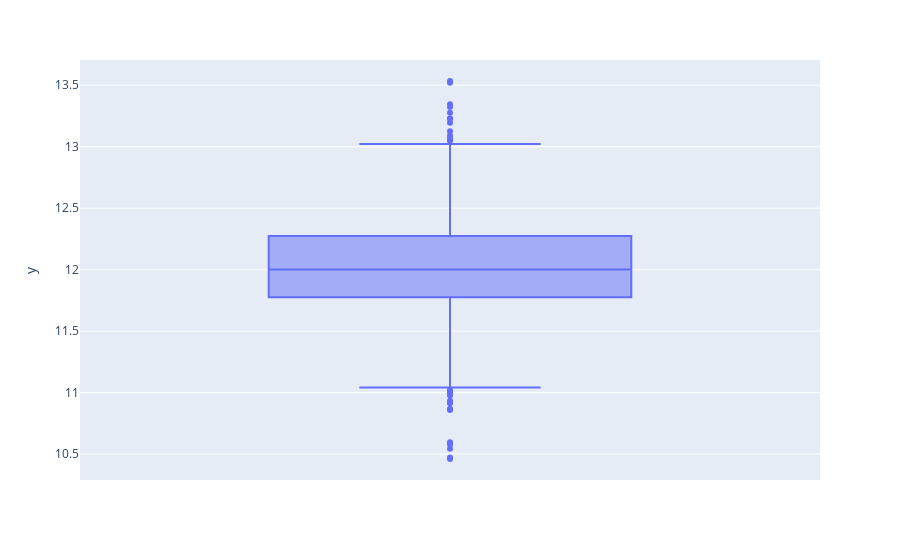

Source (notebook cell):
### Markdown cell above
- Box plot confirme that there are outliers in SalePrice
- Due to the high deference between prices, we can apply log to tackle that

### Code cell
px.box(y=np.log(dp.df.SalePrice))

### Figure 1 — Plotly figure (JSON) as saved in the notebook; plotly's stock layout.template omitted (floating-point values rounded to 4 significant figures; data arrays with more than 128 entries replaced by an {"elided": "..."} marker saying what was removed)
{"data": [{"alignmentgroup": "True", "hovertemplate": "y=%{y}<extra></extra>", "legendgroup": "", "marker": {"color": "#636efa"}, "name": "", "notched": false, "offsetgroup": "", "orientation": "v", "showlegend": false, "type": "box", "x0": " ", "xaxis": "x", "y": {"elided": "1460 float values"}, "y0": " ", "yaxis": "y"}], "layout": {"boxmode": "group", "legend": {"tracegroupgap": 0}, "margin": {"t": 60}, "xaxis": {"anchor": "y", "domain": [0, 1]}, "yaxis": {"anchor": "x", "domain": [0, 1], "title": {"text": "y"}}}}
